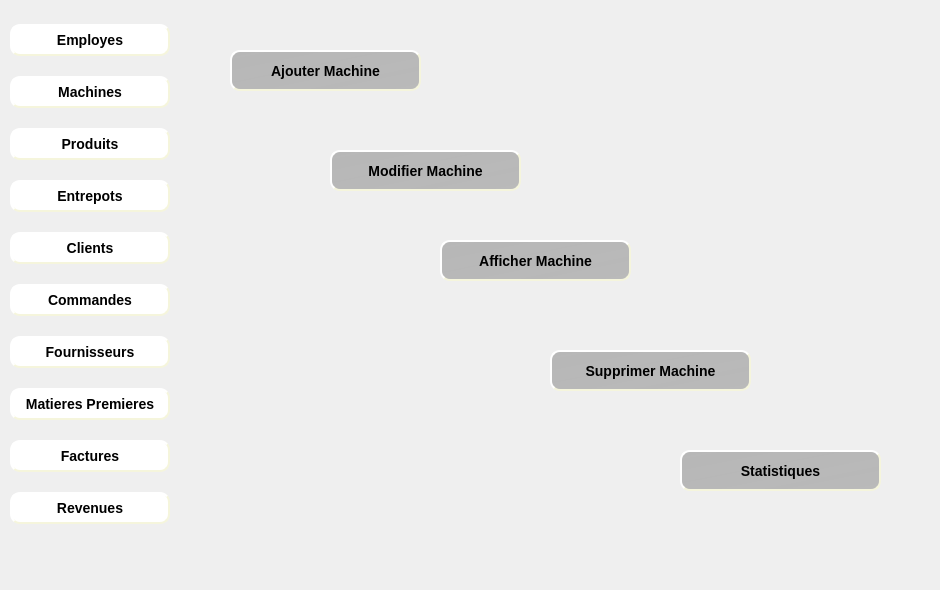
    <widget class="QWidget" name="page_7">
     <widget class="QLabel" name="label_12">
      <property name="geometry">
       <rect>
        <x>0</x>
        <y>0</y>
        <width>181</width>
        <height>581</height>
       </rect>
      </property>
      <property name="text">
       <string/>
      </property>
      <property name="pixmap">
       <pixmap>../Bouttons/fontFinal.jpg</pixmap>
      </property>
      <property name="scaledContents">
       <bool>true</bool>
      </property>
     </widget>
     <widget class="QWidget" name="verticalLayoutWidget_5">
      <property name="geometry">
       <rect>
        <x>10</x>
        <y>10</y>
        <width>160</width>
        <height>531</height>
       </rect>
      </property>
      <layout class="QVBoxLayout" name="verticalLayout_5">
       <item>
        <widget class="QPushButton" name="pushButton_employes_3">
         <property name="styleSheet">
          <string notr="true">#pushButton_employes_3
{
	border-color: beige;
border-style: outset;
  border-width: 2px;
  border-radius: 10px;
  font: bold 14px;
  min-width: 6em;
  padding: 6px;
background-color: rgb(255, 255, 255);
}
#pushButton_employes_3:hover
{
	border-color: blue;
}</string>
         </property>
         <property name="text">
          <string>Employes</string>
         </property>
        </widget>
       </item>
       <item>
        <widget class="QPushButton" name="pushButton_machines_3">
         <property name="styleSheet">
          <string notr="true">#pushButton_machines_3
{
	border-color: beige;
border-style: outset;
  border-width: 2px;
  border-radius: 10px;
  font: bold 14px;
  min-width: 6em;
  padding: 6px;
background-color: rgb(255, 255, 255);
}
#pushButton_machines_3:hover
{
	border-color: blue;
}</string>
         </property>
         <property name="text">
          <string>Machines</string>
         </property>
        </widget>
       </item>
       <item>
        <widget class="QPushButton" name="pushButton_produits_3">
         <property name="styleSheet">
          <string notr="true">#pushButton_produits_3
{
	border-color: beige;
border-style: outset;
  border-width: 2px;
  border-radius: 10px;
  font: bold 14px;
  min-width: 6em;
  padding: 6px;
background-color: rgb(255, 255, 255);
}
#pushButton_produits_3:hover
{
	border-color: blue;
}</string>
         </property>
         <property name="text">
          <string>Produits</string>
         </property>
        </widget>
       </item>
       <item>
        <widget class="QPushButton" name="pushButton_entrepots_3">
         <property name="styleSheet">
          <string notr="true">#pushButton_entrepots_3
{
	border-color: beige;
border-style: outset;
  border-width: 2px;
  border-radius: 10px;
  font: bold 14px;
  min-width: 6em;
  padding: 6px;
background-color: rgb(255, 255, 255);
}
#pushButton_entrepots_3:hover
{
	border-color: blue;
}</string>
         </property>
         <property name="text">
          <string>Entrepots</string>
         </property>
        </widget>
       </item>
       <item>
        <widget class="QPushButton" name="pushButton_clients_3">
         <property name="styleSheet">
          <string notr="true">#pushButton_clients_3
{
	border-color: beige;
border-style: outset;
  border-width: 2px;
  border-radius: 10px;
  font: bold 14px;
  min-width: 6em;
  padding: 6px;
background-color: rgb(255, 255, 255);
}
#pushButton_clients_3:hover
{
	border-color: blue;
}</string>
         </property>
         <property name="text">
          <string>Clients</string>
         </property>
        </widget>
       </item>
       <item>
        <widget class="QPushButton" name="pushButton_commandes_3">
         <property name="styleSheet">
          <string notr="true">#pushButton_commandes_3
{
	border-color: beige;
border-style: outset;
  border-width: 2px;
  border-radius: 10px;
  font: bold 14px;
  min-width: 6em;
  padding: 6px;
background-color: rgb(255, 255, 255);
}
#pushButton_commandes_3:hover
{
	border-color: blue;
}</string>
         </property>
         <property name="text">
          <string>Commandes</string>
         </property>
        </widget>
       </item>
       <item>
        <widget class="QPushButton" name="pushButton_fournisseurs_3">
         <property name="styleSheet">
          <string notr="true">#pushButton_fournisseurs_3
{
	border-color: beige;
border-style: outset;
  border-width: 2px;
  border-radius: 10px;
  font: bold 14px;
  min-width: 6em;
  padding: 6px;
background-color: rgb(255, 255, 255);
}
#pushButton_fournisseurs_3:hover
{
	border-color: blue;
}</string>
         </property>
         <property name="text">
          <string>Fournisseurs</string>
         </property>
        </widget>
       </item>
       <item>
        <widget class="QPushButton" name="pushButton_matieres_3">
         <property name="styleSheet">
          <string notr="true">#pushButton_matieres_3
{
	border-color: beige;
border-style: outset;
  border-width: 2px;
  border-radius: 10px;
  font: bold 14px;
  min-width: 6em;
  padding: 6px;
background-color: rgb(255, 255, 255);
}
#pushButton_matieres_3:hover
{
	border-color: blue;
}</string>
         </property>
         <property name="text">
          <string>Matieres Premieres</string>
         </property>
        </widget>
       </item>
       <item>
        <widget class="QPushButton" name="pushButton_factures_3">
         <property name="styleSheet">
          <string notr="true">#pushButton_factures_3
{
	border-color: beige;
border-style: outset;
  border-width: 2px;
  border-radius: 10px;
  font: bold 14px;
  min-width: 6em;
  padding: 6px;
background-color: rgb(255, 255, 255);
}
#pushButton_factures_3:hover
{
	border-color: blue;
}</string>
         </property>
         <property name="text">
          <string>Factures</string>
         </property>
        </widget>
       </item>
       <item>
        <widget class="QPushButton" name="pushButton_revenues_3">
         <property name="styleSheet">
          <string notr="true">#pushButton_revenues_3
{
	border-color: beige;
border-style: outset;
  border-width: 2px;
  border-radius: 10px;
  font: bold 14px;
  min-width: 6em;
  padding: 6px;
background-color: rgb(255, 255, 255);
}
#pushButton_revenues_3:hover
{
	border-color: blue;
}</string>
         </property>
         <property name="text">
          <string>Revenues</string>
         </property>
        </widget>
       </item>
      </layout>
     </widget>
     <widget class="QLabel" name="label_13">
      <property name="geometry">
       <rect>
        <x>180</x>
        <y>0</y>
        <width>751</width>
        <height>571</height>
       </rect>
      </property>
      <property name="text">
       <string/>
      </property>
      <property name="pixmap">
       <pixmap>../Bouttons/machines.jpg</pixmap>
      </property>
      <property name="scaledContents">
       <bool>true</bool>
      </property>
     </widget>
     <widget class="QPushButton" name="pushButton_ajouterMachine">
      <property name="geometry">
       <rect>
        <x>230</x>
        <y>50</y>
        <width>191</width>
        <height>41</height>
       </rect>
      </property>
      <property name="styleSheet">
       <string notr="true">#pushButton_ajouterMachine
{
background-color: qlineargradient(spread:pad, x1:0, y1:0, x2:1, y2:1, stop:0 rgba(145, 145, 145, 151), stop:1 rgba(145, 145, 145, 145));
	border-color: beige;
border-style: outset;
  border-width: 2px;
  border-radius: 10px;
  font: bold 14px;
  min-width: 6em;
  padding: 6px;

}
#pushButton_ajouterMachine:hover
{
	border-color: blue;
}</string>
      </property>
      <property name="text">
       <string>Ajouter Machine</string>
      </property>
     </widget>
     <widget class="QLabel" name="label_68">
      <property name="geometry">
       <rect>
        <x>240</x>
        <y>60</y>
        <width>21</width>
        <height>21</height>
       </rect>
      </property>
      <property name="text">
       <string/>
      </property>
      <property name="pixmap">
       <pixmap>../Bouttons/ajouMachine-removebg-preview.png</pixmap>
      </property>
      <property name="scaledContents">
       <bool>true</bool>
      </property>
     </widget>
     <widget class="QPushButton" name="pushButton_modifierMachine">
      <property name="geometry">
       <rect>
        <x>330</x>
        <y>150</y>
        <width>191</width>
        <height>41</height>
       </rect>
      </property>
      <property name="styleSheet">
       <string notr="true">#pushButton_modifierMachine
{
background-color: qlineargradient(spread:pad, x1:0, y1:0, x2:1, y2:1, stop:0 rgba(145, 145, 145, 151), stop:1 rgba(145, 145, 145, 145));
	border-color: beige;
border-style: outset;
  border-width: 2px;
  border-radius: 10px;
  font: bold 14px;
  min-width: 6em;
  padding: 6px;

}
#pushButton_modifierMachine:hover
{
	border-color: blue;
}</string>
      </property>
      <property name="text">
       <string>Modifier Machine</string>
      </property>
     </widget>
     <widget class="QLabel" name="label_69">
      <property name="geometry">
       <rect>
        <x>340</x>
        <y>160</y>
        <width>21</width>
        <height>21</height>
       </rect>
      </property>
      <property name="text">
       <string/>
      </property>
      <property name="pixmap">
       <pixmap>../Bouttons/modifier-removebg-preview.png</pixmap>
      </property>
      <property name="scaledContents">
       <bool>true</bool>
      </property>
     </widget>
     <widget class="QPushButton" name="pushButton_afficherMachine">
      <property name="geometry">
       <rect>
        <x>440</x>
        <y>240</y>
        <width>191</width>
        <height>41</height>
       </rect>
      </property>
      <property name="styleSheet">
       <string notr="true">#pushButton_afficherMachine
{
background-color: qlineargradient(spread:pad, x1:0, y1:0, x2:1, y2:1, stop:0 rgba(145, 145, 145, 151), stop:1 rgba(145, 145, 145, 145));
	border-color: beige;
border-style: outset;
  border-width: 2px;
  border-radius: 10px;
  font: bold 14px;
  min-width: 6em;
  padding: 6px;

}
#pushButton_afficherMachine:hover
{
	border-color: blue;
}</string>
      </property>
      <property name="text">
       <string>Afficher Machine</string>
      </property>
     </widget>
     <widget class="QLabel" name="label_70">
      <property name="geometry">
       <rect>
        <x>450</x>
        <y>250</y>
        <width>21</width>
        <height>21</height>
       </rect>
      </property>
      <property name="text">
       <string/>
      </property>
      <property name="pixmap">
       <pixmap>../Bouttons/afficher-removebg-preview.png</pixmap>
      </property>
      <property name="scaledContents">
       <bool>true</bool>
      </property>
     </widget>
     <widget class="QPushButton" name="pushButton_supprimerMachine">
      <property name="geometry">
       <rect>
        <x>550</x>
        <y>350</y>
        <width>201</width>
        <height>41</height>
       </rect>
      </property>
      <property name="styleSheet">
       <string notr="true">#pushButton_supprimerMachine
{
background-color: qlineargradient(spread:pad, x1:0, y1:0, x2:1, y2:1, stop:0 rgba(145, 145, 145, 151), stop:1 rgba(145, 145, 145, 145));
	border-color: beige;
border-style: outset;
  border-width: 2px;
  border-radius: 10px;
  font: bold 14px;
  min-width: 6em;
  padding: 6px;

}
#pushButton_supprimerMachine:hover
{
	border-color: blue;
}</string>
      </property>
      <property name="text">
       <string>Supprimer Machine</string>
      </property>
     </widget>
     <widget class="QLabel" name="label_71">
      <property name="geometry">
       <rect>
        <x>560</x>
        <y>360</y>
        <width>21</width>
        <height>21</height>
       </rect>
      </property>
      <property name="text">
       <string/>
      </property>
      <property name="pixmap">
       <pixmap>../Bouttons/supprimerMachine-removebg-preview.png</pixmap>
      </property>
      <property name="scaledContents">
       <bool>true</bool>
      </property>
     </widget>
     <widget class="QPushButton" name="pushButton_statistiques">
      <property name="geometry">
       <rect>
        <x>680</x>
        <y>450</y>
        <width>201</width>
        <height>41</height>
       </rect>
      </property>
      <property name="styleSheet">
       <string notr="true">#pushButton_statistiques
{
background-color: qlineargradient(spread:pad, x1:0, y1:0, x2:1, y2:1, stop:0 rgba(145, 145, 145, 151), stop:1 rgba(145, 145, 145, 145));
	border-color: beige;
border-style: outset;
  border-width: 2px;
  border-radius: 10px;
  font: bold 14px;
  min-width: 6em;
  padding: 6px;

}
#pushButton_statistiques:hover
{
	border-color: blue;
}</string>
      </property>
      <property name="text">
       <string>Statistiques</string>
      </property>
     </widget>
     <widget class="QLabel" name="label_21">
      <property name="geometry">
       <rect>
        <x>700</x>
        <y>460</y>
        <width>21</width>
        <height>21</height>
       </rect>
      </property>
      <property name="text">
       <string/>
      </property>
      <property name="pixmap">
       <pixmap>../Bouttons/stat-removebg-preview.png</pixmap>
      </property>
      <property name="scaledContents">
       <bool>true</bool>
      </property>
     </widget>
    </widget>
